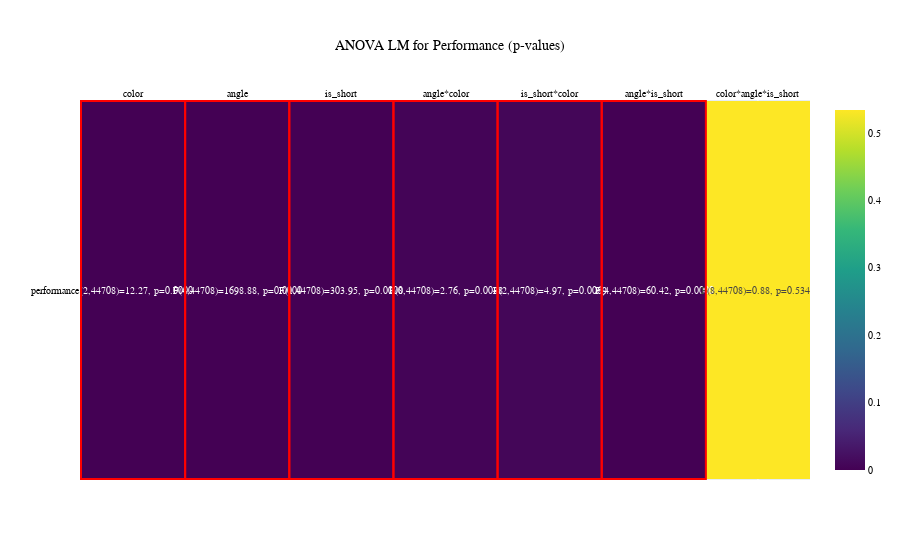

Notebook code cell kept with this figure:
### Markdown cell above
# Anova performance

### Code cell
performance_df = new_merged_df.copy()

# Define dependent and independent variables
deps = ["performance"]
#indeps = ["color", "angle", "is_short", "color*angle", "color*is_short", "angle*is_short", "angle*color*is_short"]
indeps = ["color", "angle", "is_short", "angle*color", "is_short*color", "angle*is_short", "color*angle*is_short"]

formatted_results = []
for dependent in deps:
    formula = f"{dependent} ~ C(color, Sum) * C(angle, Sum) * C(is_short, Sum)"
    res = ols(formula, data=performance_df).fit()
    anova_table = anova_lm(res)
    
    df1 = anova_table['df'][:-1]    # Between-groups df
    df2 = anova_table['df'][-1]     # Error df 
    
    
    formatted_dep = []
    for i, f_val in enumerate(anova_table['F'][:-1]):
        formatted_dep.append(f"F({int(df1[i])},{int(df2)})={f_val:.2f}, p={anova_table['PR(>F)'].values[i]:.4f}")
    formatted_results.append(formatted_dep)


report_df = pd.DataFrame(formatted_results, index=deps, columns=indeps)

p_values_df = pd.DataFrame([anova_table['PR(>F)'].values[:-1] for _ in deps], index=deps, columns=indeps)
significance_df = (p_values_df < 0.05).astype(int)

fig = px.imshow(p_values_df, title="ANOVA LM for Performance (p-values)", x=indeps, y=deps, 
                color_continuous_scale='Viridis', aspect="auto")
fig.update_traces(text=report_df.values, texttemplate="%{text}", textfont_size=10)
fig.update_xaxes(side="top")

for i, dep in enumerate(deps):
    for j, indep in enumerate(indeps):
        if significance_df.iloc[i, j] == 1:
            fig.add_shape(type="rect",
                          x0=j - 0.5, x1=j + 0.5,
                          y0=i - 0.5, y1=i + 0.5,
                          line=dict(color="red", width=2))

fig.update_layout(
    title_x=0.5,
    font=my_font,
)

fig.show()
anova_bytes = fig.to_image(format="png", width=1000, height=300)
# display(report_df)

### Figure 1 — Plotly figure (JSON) as saved in the notebook; plotly's stock layout.template omitted (floating-point values rounded to 4 significant figures)
{"data": [{"coloraxis": "coloraxis", "hovertemplate": "x: %{x}<br>y: %{y}<br>color: %{z}<extra></extra>", "name": "0", "text": [["F(2,44708)=12.27, p=0.0000", "F(4,44708)=1698.88, p=0.0000", "F(1,44708)=303.95, p=0.0000", "F(8,44708)=2.76, p=0.0048", "F(2,44708)=4.97, p=0.0069", "F(4,44708)=60.42, p=0.0000", "F(8,44708)=0.88, p=0.5344"]], "textfont": {"size": 10}, "texttemplate": "%{text}", "type": "heatmap", "x": ["color", "angle", "is_short", "angle*color", "is_short*color", "angle*is_short", "color*angle*is_short"], "xaxis": "x", "y": ["performance"], "yaxis": "y", "z": [[4.717e-06, 0, 7.637e-68, 0.004831, 0.006935, 5.525e-51, 0.5344]]}], "layout": {"autosize": true, "coloraxis": {"colorscale": [[0, "#440154"], [0.1111, "#482878"], [0.2222, "#3e4989"], [0.3333, "#31688e"], [0.4444, "#26828e"], [0.5556, "#1f9e89"], [0.6667, "#35b779"], [0.7778, "#6ece58"], [0.8889, "#b5de2b"], [1, "#fde725"]]}, "font": {"color": "black", "family": "Vazir", "size": 10}, "shapes": [{"line": {"color": "red", "width": 2}, "type": "rect", "x0": -0.5, "x1": 0.5, "y0": -0.5, "y1": 0.5}, {"line": {"color": "red", "width": 2}, "type": "rect", "x0": 0.5, "x1": 1.5, "y0": -0.5, "y1": 0.5}, {"line": {"color": "red", "width": 2}, "type": "rect", "x0": 1.5, "x1": 2.5, "y0": -0.5, "y1": 0.5}, {"line": {"color": "red", "width": 2}, "type": "rect", "x0": 2.5, "x1": 3.5, "y0": -0.5, "y1": 0.5}, {"line": {"color": "red", "width": 2}, "type": "rect", "x0": 3.5, "x1": 4.5, "y0": -0.5, "y1": 0.5}, {"line": {"color": "red", "width": 2}, "type": "rect", "x0": 4.5, "x1": 5.5, "y0": -0.5, "y1": 0.5}], "title": {"text": "ANOVA LM for Performance (p-values)", "x": 0.5}, "xaxis": {"anchor": "y", "autorange": true, "domain": [0, 1], "range": [-0.5077, 6.5], "side": "top", "type": "category"}, "yaxis": {"anchor": "x", "autorange": true, "domain": [0, 1], "range": [0.5056, -0.5056], "type": "category"}}}
